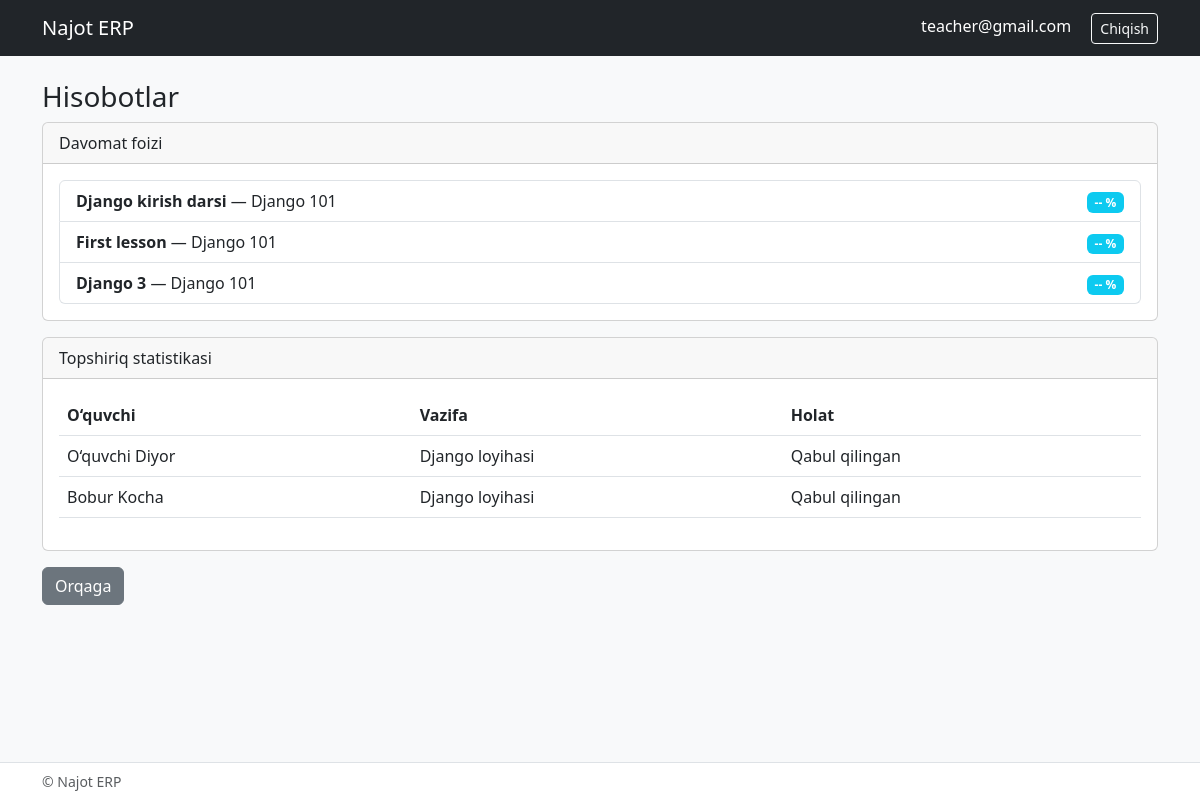
Page /teacher/report/ (signed in) on the earlier database version.
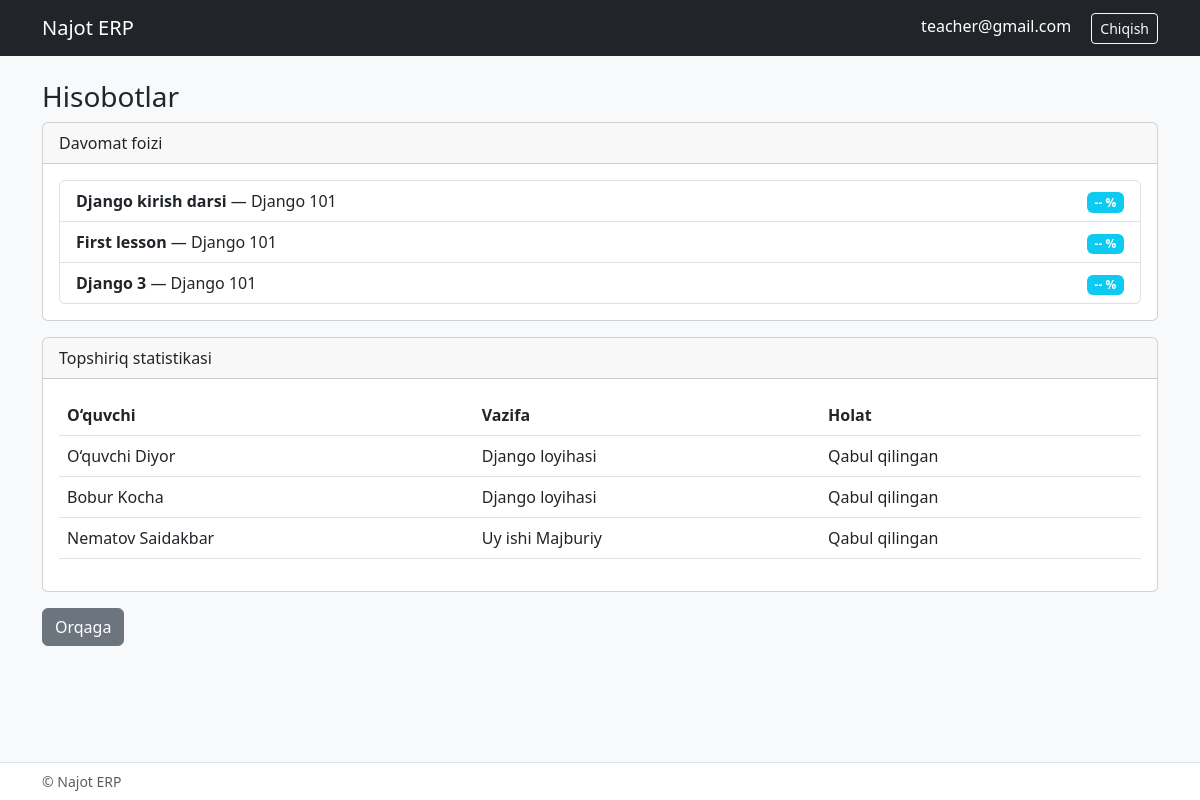
Same page on the later database version.
### configapp/models/lesson_homework.py (models this page shows, shortened)
class Lesson(BaseModel):
    title = models.CharField(max_length=200)
    description = models.TextField(blank=True, null=True)
    group = models.ForeignKey(GroupStudent, on_delete=models.CASCADE, related_name='lessons')
    teacher = models.ForeignKey(Teacher, on_delete=models.CASCADE, related_name='lessons')
    homework = models.OneToOneField(Homework, on_delete=models.SET_NULL, blank=True, null=True, related_name='lesson')
    video_url = models.URLField(blank=True, null=True)
    file = models.FileField(upload_to='lessons/files/', blank=True, null=True)
    image = models.ImageField(upload_to='lessons/images/', blank=True, null=True)
    start_time = models.TimeField(blank=True, null=True)
    end_time = models.TimeField(blank=True, null=True)

class HomeworkUpload(BaseModel):
    student = models.ForeignKey(Student, on_delete=models.CASCADE, related_name='homework_uploads')
    homework = models.ForeignKey(Homework, on_delete=models.CASCADE, related_name='uploads')
    text = models.TextField(blank=True, null=True)
    file = models.FileField(upload_to='student_homework/files/', blank=True, null=True)
    photo = models.FileField(upload_to='student_homework/photos/', blank=True, null=True)
    mark = models.SmallIntegerField(blank=True, null=True)
    is_checked = models.BooleanField(default=False)
    STATUS_CHOICES = (
        ('not_submitted', 'Berilmagan'),
        ('pending', 'Kutayotgan'),
        ('accepted', 'Qabul qilingan'),
    )
    status = models.CharField(max_length=20, choices=STATUS_CHOICES, default='not_submitted')

class Homework(BaseModel):
    title = models.CharField(max_length=200, blank=True, null=True)
    description = models.TextField(blank=True, null=True)
    deadline = models.DateField(blank=True, null=True)
    is_active = models.BooleanField(default=True)

### configapp/models/model_group.py (models this page shows, shortened)
class GroupStudent(BaseModel):
    title = models.CharField(max_length=150)
    course = models.ForeignKey(Course, on_delete=models.RESTRICT, related_name='course_groups')
    teacher = models.ManyToManyField(Teacher, related_name='get_teacher', blank=True)
    table = models.ForeignKey(Table, on_delete=models.CASCADE)
    start_date = models.DateField()
    end_time = models.DateField()
    descriptions = models.CharField(max_length=500, blank=True, null=True)

### configapp/models/auth_student.py (models this page shows, shortened)
class Student(BaseModel):
    full_name = models.CharField(max_length=150)
    user = models.OneToOneField(User, on_delete=models.CASCADE)
    group = models.ManyToManyField(GroupStudent, related_name='get_group', blank=True)
    is_line = models.BooleanField(default=False)
    descriptions = models.TextField(blank=True, null=True)

### configapp/views.py (the view)
# urls.py: path('teacher/report/', views.teacher_report, name='teacher_report'),
@login_required
def teacher_report(request):
    teacher = get_object_or_404(Teacher, user=request.user)
    lessons = Lesson.objects.filter(teacher=teacher)
    uploads = HomeworkUpload.objects.filter(homework__lesson__teacher=teacher)
    return render(request, 'teacher/report.html', {'teacher': teacher, 'lessons': lessons, 'uploads': uploads})

### configapp/templates/teacher/report.html (shortened to what this page needs)
{% extends 'base.html' %}
{% block content %}
<h3>Hisobotlar</h3>
<div class="card mb-3">
  <div class="card-header">Davomat foizi</div>
  <div class="card-body">
    {% if lessons %}
      <ul class="list-group">
        {% for l in lessons %}
          <li class="list-group-item d-flex justify-content-between">
            <div>
              <strong>{{ l.title }}</strong> — {{ l.group.title }}
            </div>
            <div>
              <span class="badge bg-info">-- %</span>
            </div>
          </li>
        {% endfor %}
      </ul>
    {% else %}
      <p class="text-muted">Darslar topilmadi.</p>
    {% endif %}
  </div>
</div>
<div class="card mb-3">
  <div class="card-header">Topshiriq statistikasi</div>
  <div class="card-body">
    {% if uploads %}
      <table class="table">
        <thead><tr><th>O‘quvchi</th><th>Vazifa</th><th>Holat</th></tr></thead>
        <tbody>
          {% for u in uploads %}
            <tr>
              <td>{{ u.student.full_name }}</td>
              <td>{{ u.homework.title }}</td>
              <td>{{ u.get_status_display }}</td>
            </tr>
          {% endfor %}
        </tbody>
      </table>
    {% else %}
      <p class="text-muted">Topshiriqlar yo‘q.</p>
    {% endif %}
  </div>
</div>
<a href="{% url 'teacher_dashboard' %}" class="btn btn-secondary">Orqaga</a>
{% endblock %}

Differences in the rows shown:
added HomeworkUpload: student.full_name "Nematov Saidakbar", homework "Uy ishi Majburiy", status "Qabul qilingan"
